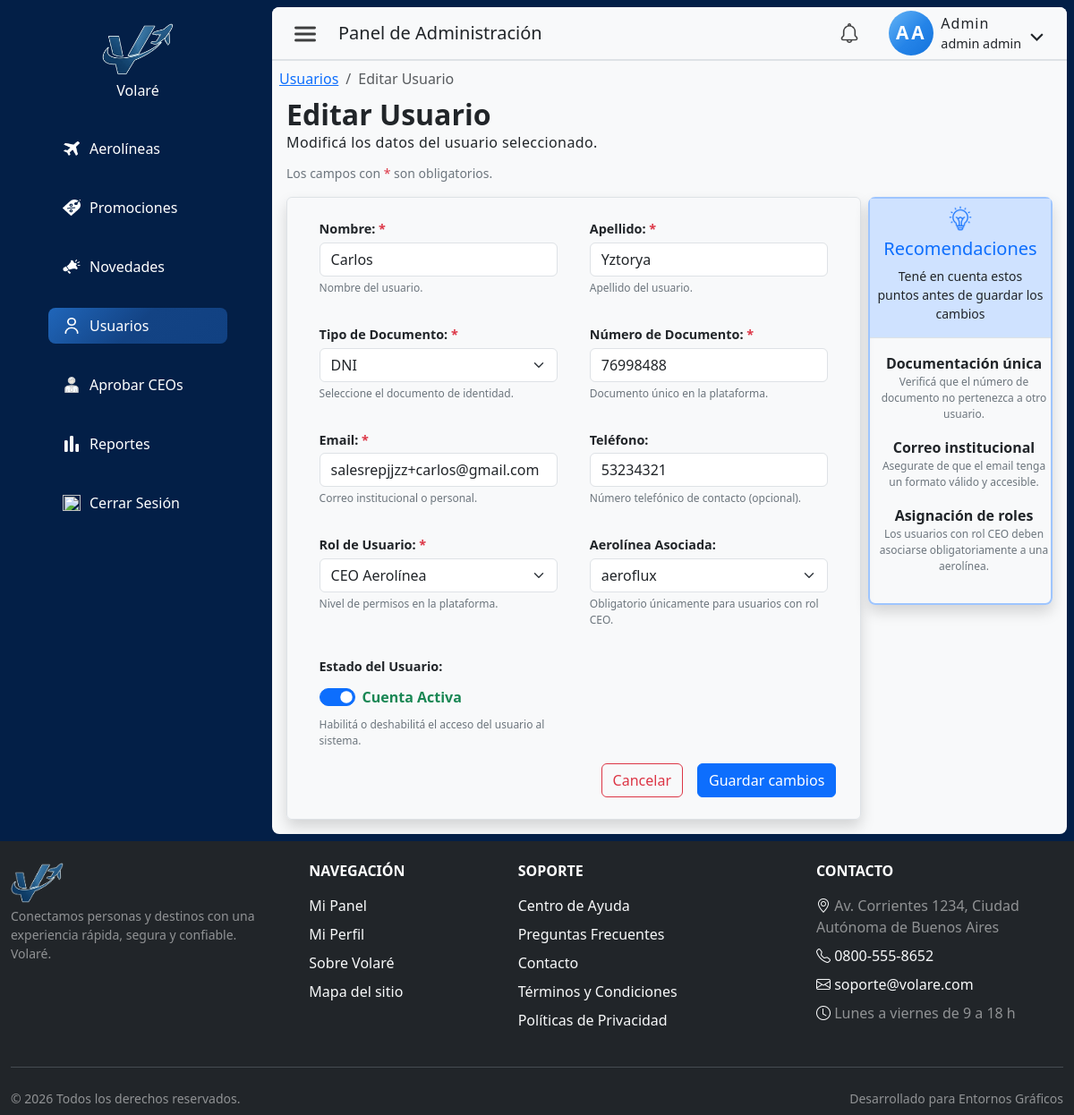
The page /index.php?pagina=usuario&seccion=editar&id=19 (signed in) on the database its author committed.
### tables this page shows
CREATE TABLE `usuario` (
  `idUsuario` int NOT NULL AUTO_INCREMENT,
  `nombre` varchar(50) NOT NULL,
  `apellido` varchar(50) NOT NULL,
  `tipoDocumento` enum('DNI','pasaporte','lc','le') NOT NULL,
  `nroDocumento` varchar(50) NOT NULL,
  `contrasena` varchar(255) NOT NULL,
  `email` varchar(255) NOT NULL,
  `telefono` varchar(45) NOT NULL,
  `fechaNacimiento` date NOT NULL,
  `rol` enum('cliente','ceo','admin') NOT NULL DEFAULT 'cliente',
  `activo` tinyint NOT NULL DEFAULT '0',
  `emailVerificado` tinyint NOT NULL DEFAULT '0',
  `fecha_hora_autorizacion` datetime DEFAULT NULL,
  `tokenVerificacion` varchar(64) DEFAULT NULL,
  `idAerolinea` int DEFAULT NULL,
  `fechaCreacion` datetime NOT NULL DEFAULT CURRENT_TIMESTAMP,
  `notificacion_vista` tinyint(1) DEFAULT '0',
  PRIMARY KEY (`idUsuario`),
  UNIQUE KEY `uk_documento` (`tipoDocumento`,`nroDocumento`),
  UNIQUE KEY `email_UNIQUE` (`email`),
  UNIQUE KEY `idUsuario_UNIQUE` (`idUsuario`),
  UNIQUE KEY `nroDocumento_UNIQUE` (`nroDocumento`),
  KEY `fk_usuario_1_idx` (`idAerolinea`),
  CONSTRAINT `fk_usuario_1` FOREIGN KEY (`idAerolinea`) REFERENCES `aerolinea` (`idAerolinea`)
);

CREATE TABLE `aerolinea` (
  `idAerolinea` int NOT NULL AUTO_INCREMENT,
  `nombreAerolinea` varchar(50) NOT NULL,
  `codigoIATA` varchar(5) NOT NULL,
  `descripcion` varchar(200) DEFAULT NULL,
  `codPais` varchar(3) NOT NULL,
  `email` varchar(250) NOT NULL,
  `logoUrl` varchar(500) DEFAULT NULL,
  `activo` tinyint NOT NULL DEFAULT '1',
  `logoPublicId` varchar(500) DEFAULT NULL,
  `fechaCreacion` datetime NOT NULL DEFAULT CURRENT_TIMESTAMP,
  PRIMARY KEY (`idAerolinea`),
  UNIQUE KEY `codigoIATA_UNIQUE` (`codigoIATA`),
  UNIQUE KEY `email_UNIQUE` (`email`)
);

### src/config/app.php (called while the page is built, shortened)
<?php
function url(string $path = ''): string {
    $path = ltrim($path, '/');
    return APP_BASE . '/' . $path;
}

### src/controllers/UsuarioController.php (called while the page is built, shortened)
<?php
class UsuarioController {
    private $conexion;
    public function __construct($conexion) {
        $this->conexion = $conexion;
    }
    public function obtenerUsuarioPorId(int $id): ?array {
        $stmt = mysqli_prepare($this->conexion, "SELECT * FROM usuario WHERE idUsuario = ?");
        mysqli_stmt_bind_param($stmt, "i", $id);
        mysqli_stmt_execute($stmt);
        $res = mysqli_stmt_get_result($stmt);
        $usuario = mysqli_fetch_assoc($res) ?: null;
        return $usuario;
    }
}

### src/views/admin/usuarioEditar.php (the view, shortened to what this page needs)
<?php
require_once __DIR__ . '/../../controllers/UsuarioController.php';
$ctrl = new UsuarioController($link);
$id = (int)($_GET['id'] ?? 0);
$usuario = $ctrl->obtenerUsuarioPorId($id);
$idAeroActual = (int)($usuario['idAerolinea'] ?? 0);
$sqlAeros = "SELECT idAerolinea, nombreAerolinea
             FROM aerolinea
             WHERE activo = 1 OR idAerolinea = ?
             ORDER BY nombreAerolinea ASC";
$stmtAeros = mysqli_prepare($link, $sqlAeros);
mysqli_stmt_bind_param($stmtAeros, 'i', $idAeroActual);
mysqli_stmt_execute($stmtAeros);
$resAeros = mysqli_stmt_get_result($stmtAeros);
$aerolineas = [];
while ($row = mysqli_fetch_assoc($resAeros)) {
    $aerolineas[] = $row;
}
$tiposDoc = ['DNI', 'Pasaporte', 'LC', 'LE'];
$rolActual = strtolower(trim($usuario['rol'] ?? ''));
$esCeo = ($rolActual === 'ceo');
?>
<div>
    <nav class="breadcrumbCont" aria-label="breadcrumb">
        <ol class="breadcrumb">
            <li class="breadcrumb-item"><a href="<?= url('/index.php?pagina=usuario&seccion=listado') ?>">Usuarios</a></li>
            <li class="breadcrumb-item active" aria-current="page">Editar Usuario</li>
        </ol>
    </nav>
    <div class="contForm col-12 d-flex flex-column p-2 admin-content h-100">
        <h1 class="m-0 p-0 fs-2 fw-bold">Editar Usuario</h1>
        <p class="m-0 p-0 mb-1 subt">Modificá los datos del usuario seleccionado.</p>
        <form
            action="<?= url('src/routes/usuarios.php?accion=editar&id=' . $id) ?>
"
            method="POST"
            class="row mt-2 m-0 g-0 p-0 gap-2"
            data-loading-form
        >
<p class="small text-secondary mb-2">Los campos con <span class="text-danger" aria-hidden="true">*</span><span class="visually-hidden">asterisco</span> son obligatorios.</p>
            <div class="col-12 col-lg-9 border shadow rounded-2 py-4">
                <div class="row d-flex justify-content-evenly m-0 g-0 p-0">
                    <div class="form-group d-flex flex-column gap-1 col-sm-5 col-11 mb-3">
                        <label class="form-label-t" for="nombre">Nombre: <span class="text-danger" aria-hidden="true">*</span></label>
                        <input
                            type="text"
                            name="nombre"
                            id="nombre"
                            autocomplete="off"
                            class="form-control ctm-inp"
                            required
                            placeholder="Ej. Juan"
                            minlength="2"
                            maxlength="50"
                            value="<?= htmlspecialchars($usuario['nombre']) ?>"
                        >
                        <p id="infoNombre" class="form-text-info">Nombre del usuario.</p>
                    </div>
                    <div class="form-group d-flex flex-column gap-1 col-sm-5 col-11 mb-3">
                        <label class="form-label-t" for="apellido">Apellido: <span class="text-danger" aria-hidden="true">*</span></label>
                        <input
                            type="text"
                            name="apellido"
                            id="apellido"
                            autocomplete="off"
                            class="form-control ctm-inp"
                            required
                            placeholder="Ej. Pérez"
                            minlength="2"
                            maxlength="50"
                            value="<?= htmlspecialchars($usuario['apellido']) ?>"
                        >
                        <p id="infoApellido" class="form-text-info">Apellido del usuario.</p>
                    </div>
                </div>
                <div class="row d-flex justify-content-evenly m-0 g-0 p-0">
                    <div class="form-group d-flex flex-column gap-1 col-sm-5 col-11 mb-3">
                        <label class="form-label-t" for="tipoDocumento">Tipo de Documento: <span class="text-danger" aria-hidden="true">*</span></label>
                        <select name="tipoDocumento" id="tipoDocumento" class="form-select ctm-inp" required>
                            <?php foreach ($tiposDoc as $td): ?>
                                <option value="<?= $td ?>" <?= (strcasecmp(trim($usuario['tipoDocumento'] ?? ''), $td) === 0) ? 'selected' : '' ?>>
                                    <?= $td ?>
                                </option>
                            <?php endforeach; ?>
                        </select>
                        <p id="infoTipoDoc" class="form-text-info">Seleccione el documento de identidad.</p>
                    </div>
                    <div class="form-group d-flex flex-column gap-1 col-sm-5 col-11 mb-3">
                        <label class="form-label-t" for="nroDocumento">Número de Documento: <span class="text-danger" aria-hidden="true">*</span></label>
                        <input
                            type="text"
                            name="nroDocumento"
                            id="nroDocumento"
                            autocomplete="off"
                            class="form-control ctm-inp"
                            required
                            placeholder="Ej. 38123456"
                            minlength="6"
                            maxlength="15"
                            value="<?= htmlspecialchars($usuario['nroDocumento']) ?>"
                        >
                        <p id="infoNroDoc" class="form-text-info">Documento único en la plataforma.</p>
                    </div>
                </div>
                <div class="row d-flex justify-content-evenly m-0 g-0 p-0">
                    <div class="form-group d-flex flex-column gap-1 col-sm-5 col-11 mb-3">
                        <label class="form-label-t" for="email">Email: <span class="text-danger" aria-hidden="true">*</span></label>
                        <input
                            type="email"
                            name="email"
                            id="email"
                            autocomplete="off"
                            class="form-control ctm-inp"
                            required
                            placeholder="usuario@ejemplo.com"
                            value="<?= htmlspecialchars($usuario['email']) ?>"
                        >
                        <p id="infoEmail" class="form-text-info">Correo institucional o personal.</p>
                    </div>
                    <div class="form-group d-flex flex-column gap-1 col-sm-5 col-11 mb-3">
                        <label class="form-label-t" for="telefono">Teléfono:</label>
                        <input
                            type="text"
                            name="telefono" type="tel" pattern="[0-9+() -]{7,}" maxlength="25"
                            id="telefono"
                            autocomplete="off"
                            class="form-control ctm-inp"
                            placeholder="Ej. +54 341 1234567"
                            value="<?= htmlspecialchars($usuario['telefono'] ?? '') ?>"
                        >
                        <p id="infoTelefono" class="form-text-info">Número telefónico de contacto (opcional).</p>
                    </div>
                </div>
                <div class="row d-flex justify-content-evenly m-0 g-0 p-0">
                    <div class="form-group d-flex flex-column gap-1 col-sm-5 col-11 mb-3">
                        <label class="form-label-t" for="selectRol">Rol de Usuario: <span class="text-danger" aria-hidden="true">*</span></label>
                        <select name="rol" id="selectRol" class="form-select ctm-inp" required>
                            <option value="ceo" <?= $rolActual === 'ceo' ? 'selected' : '' ?>>CEO Aerolínea</option>
                        </select>
                        <p id="infoRol" class="form-text-info">Nivel de permisos en la plataforma.</p>
                    </div>
                    <div class="form-group d-flex flex-column gap-1 col-sm-5 col-11 mb-3 <?= $esCeo ? '' : 'd-none' ?>" id="grupoAerolinea">
                        <label class="form-label-t" for="idAerolinea">Aerolínea Asociada:</label>
                        <select name="idAerolinea" id="idAerolinea" class="form-select ctm-inp">
                            <?php foreach ($aerolineas as $aero): ?>
                                <option value="<?= $aero['idAerolinea'] ?>" <?= $usuario['idAerolinea'] == $aero['idAerolinea'] ? 'selected' : '' ?>>
                                    <?= htmlspecialchars($aero['nombreAerolinea']) ?>
                                </option>
                            <?php endforeach; ?>
                        </select>
                        <p id="infoAerolinea" class="form-text-info">Obligatorio únicamente para usuarios con rol CEO.</p>
                    </div>
                </div>
                <div class="row d-flex justify-content-evenly m-0 g-0 p-0 mb-3">
                    <div class="form-group d-flex flex-column gap-1 col-sm-5 col-11">
                        <label class="form-label-t mb-1">Estado del Usuario:</label>
                        <div class="form-check form-switch fs-5 d-flex align-items-center gap-2 ps-0 mt-1">
                            <input
                                class="form-check-input ms-0 mt-0"
                                type="checkbox"
                                name="activo"
                                value="1"
                                id="switchActivo"
                                <?= $usuario['activo'] ? 'checked' : '' ?>
                                style="cursor:pointer;"
                            >
                            <label class="form-check-label fs-6 fw-semibold <?= $usuario['activo'] ? 'text-success' : 'text-secondary' ?>" for="switchActivo" id="labelSwitchActivo" style="cursor:pointer;">
                                <?= $usuario['activo'] ? 'Cuenta Activa' : 'Cuenta Inactiva' ?>
                            </label>
                        </div>
                        <p class="form-text-info m-0 mt-1">Habilitá o deshabilitá el acceso del usuario al sistema.</p>
                    </div>
                    <div class="col-sm-5 col-11"></div>
                </div>
                <div class="row d-flex justify-content-evenly m-0 g-0 p-0">
                    <div class="d-grid gap-2 d-md-flex justify-content-md-end col-11">
                        <a href="<?= url('index.php?pagina=usuario&seccion=listado') ?>" class="btn btn-outline-danger me-md-2">Cancelar</a>
                        <button type="submit" class="btn btn-primary">Guardar cambios</button>
                    </div>
                </div>
            </div>
            <div class="d-none d-lg-flex col-lg flex-column align-items-center gap-4">
                <div class="d-flex flex-column border border-2 border-primary-subtle w-100 rounded-3 shadow" id="recomendacionesBox">
                    <div class="tituloBoxErrores bg-primary-subtle border-bottom d-flex flex-column align-items-center justify-content-center">
                        <img src="<?= url('public/img/icons/luz.png') ?>" alt="icono recomendaciones" class="img-fluid my-2" style="width: 28px; height: 28px;">
                        <h2 class="h5 text-primary">Recomendaciones</h2>
                        <p class="text-break text-center px-2">Tené en cuenta estos puntos antes de guardar los cambios</p>
                    </div>
                    <div class="recomendaBoxContent d-flex flex-column align-items-center py-3 ps-2">
                        <div class="d-flex gap-2 mb-3 w-100 justify-content-center">
                            <div>
                                <p class="m-0 fw-semibold text-center">Documentación única</p>
                                <p class="m-0 form-text-info text-center">Verificá que el número de documento no pertenezca a otro usuario.</p>
                            </div>
                        </div>
                        <div class="d-flex gap-2 mb-3 w-100 justify-content-center">
                            <div>
                                <p class="m-0 fw-semibold text-center">Correo institucional</p>
                                <p class="m-0 form-text-info text-center">Asegurate de que el email tenga un formato válido y accesible.</p>
                            </div>
                        </div>
                        <div class="d-flex gap-2 mb-3 w-100 justify-content-center">
                            <div>
                                <p class="m-0 fw-semibold text-center">Asignación de roles</p>
                                <p class="m-0 form-text-info text-center">Los usuarios con rol CEO deben asociarse obligatoriamente a una aerolínea.</p>
                            </div>
                        </div>
                    </div>
                </div>
            </div>
        </form>
    </div>
</div>

### public/css/admin.css (style rules this page uses)
html, body { height: 100%; overflow: auto; }
body { margin: 0; padding: 0; background-color: #031f47; }
.admin-content { flex: 1; overflow-y: visible; min-height: auto; height: auto; }
.breadcrumbCont { height: 25px; }
.subt { font-size: 1rem; letter-spacing: 0.4px; }
.form-label-t { font-size: 0.9rem; font-weight: 600; }
.form-text-info { font-size: 0.75rem; font-weight: 400; color: #6c757d; }
.tituloBoxErrores { min-height: 80px; }
.tituloBoxErrores p { font-size: 0.875rem; }

### public/css/accesibilidad.css (style rules this page uses)
[id] { scroll-margin-top: 90px; }

### rows shown on the page
usuario: nombre "Carlos", apellido "Yztorya", tipoDocumento "DNI", nroDocumento "76998488", email "salesrepjjzz+carlos@gmail.com", telefono "53234321", rol "CEO Aerolínea", idAerolinea "aeroflux", activo "☑"

### other values the page prints
$navLink['label'] "Aerolíneas"
$navLink['label'] "Promociones"
$navLink['label'] "Novedades"
$navLink['label'] "Usuarios"
$navLink['label'] "Aprobar CEOs"
$navLink['label'] "Reportes"
$rol "Admin"
$usuario['nombre'] "admin"
$usuario['apellido'] "admin"
